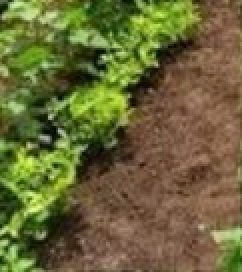
#> input picture Images/1c.jpg, 121 x 136 px (shown 2 times larger)
$ python q1.py
#> lines starting #> are read from the running program, lines starting #| are printed output that depends on the picture; after the words box and inside, x2 and y2 are one past the last pixel; in counts of white or black regions, pixels touching at a corner belong together
# D/ENG/24/0023/EE - ET3112
# Assignment 02 on Fitting
# Question 01

import cv2
import numpy as np
import matplotlib.pyplot as plt
import os

# 1. Load the cropped image from the Images folder
image_path = '../Images/1c.jpg'
img = cv2.imread(image_path, cv2.IMREAD_GRAYSCALE)
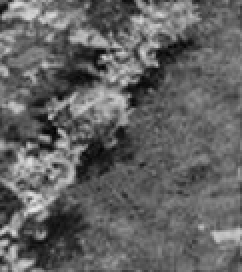
#> img: shape (136, 121) (shown 2 times larger); min 1, max 233, mean 98.4

if img is None:
    print(f"Error: Could not load image at {image_path}. Please check your folder names.")
    exit()

# 2. Apply the Canny edge detector algorithm
edges = cv2.Canny(img, 550, 690)
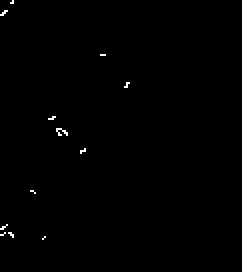
#> edges: shape (136, 121) (shown 2 times larger); 0.35% white in thin lines or dots, all inside (x1, y1, x2, y2) = (0, 0, 65, 120)

# 3. Assign the extracted feature positions to x and y coordinates
indices = np.where(edges != 0)
#> indices = 57 positions, rows 0 to 119, columns 0 to 64
x = indices[1]
#> x = 57 values, max 64 at index 13, min 0 at index 7, mean 23.12
y = indices[0]
#> y = 57 values from 0 to 119

print(f"Successfully extracted {len(x)} edge points.")
#| Successfully extracted 57 edge points.

# 4. Plot both the original image and the edge image
plt.figure(figsize=(12, 6))

plt.subplot(1, 2, 1)
plt.imshow(img, cmap='gray')
plt.title('Original Cropped Image (1c)')
plt.axis('off')

plt.subplot(1, 2, 2)
plt.imshow(edges, cmap='gray')
plt.title('Extracted Edges (Canny)')
plt.axis('off')

# Save the plot inside the Question 1 folder
output_filename = 'q1_output.png'
plt.savefig(output_filename, bbox_inches='tight')
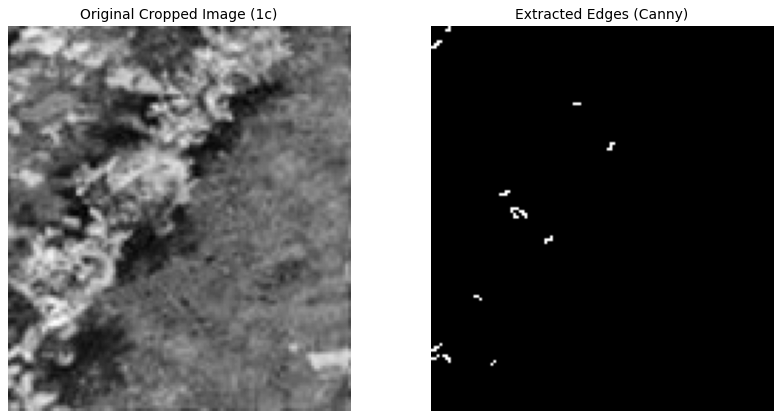
#> figure drawn by matplotlib, 2 panels
print(f"Plot saved successfully as '{output_filename}'.")

# Display the plot to the screen
plt.show()

$ run again, with Images/1a.jpg copied over Images/1c.jpg
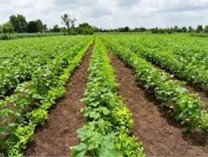
#> input picture Images/1a.jpg, 208 x 157 px
#> `edges = cv2.Canny(img, 550, 690)`:
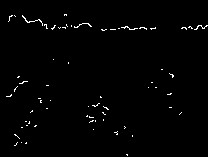
#> edges: shape (157, 208); 1.1% white in thin lines or dots, all inside (x1, y1, x2, y2) = (6, 14, 208, 156)
#> indices = 371 positions, rows 14 to 155, columns 6 to 207
#> x = 371 values, max 207 at index 81, min 6 at index 253, mean 89.12
#> y = 371 values from 14 to 155
#| Successfully extracted 371 edge points.
#> `plt.savefig(output_filename, bbox_inches='tight')`:
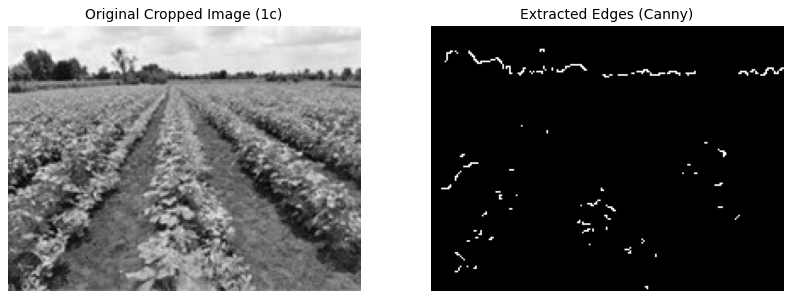
#> figure drawn by matplotlib, 2 panels
